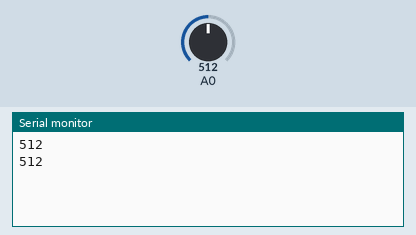
The sketch below on a simulated Arduino Uno, built with avr-gcc and run on an emulated ATmega328P. Shown: the last lines printed to the serial monitor. Inputs (shaded band) come from the test bench; at power-on: A0 = 512.

Above: at 1.8 s.
1.9 s: A0 set to 716
At 2.6 s:
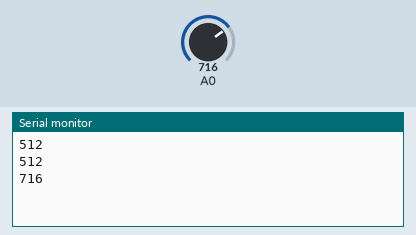
3.4 s: A0 set to 900
At 4.8 s:
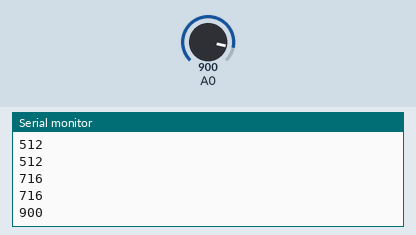
Timing chart, 0 to 6.4 s (numbered marks = the images above; inputs shaded):
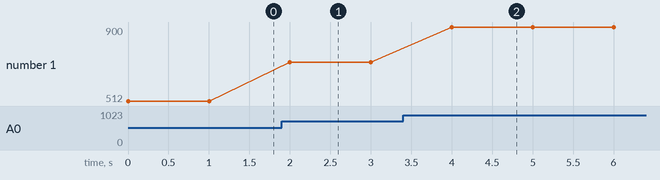

Measured:
- after the input at 1.9 s, the serial monitor: prints a new line after 0.10 s (image 1)
- after the input at 3.4 s, the serial monitor: prints a new line after 0.60 s (image 2)
- plotted number 1: 512 → 716 after the input at 1.9 s, 716 → 900 after the input at 3.4 s

The sketch:

hv.ino
```cpp
void setup() {
  // put your setup code here, to run once:
  //初始化
   Serial.begin(115200);

}
//A0-->AO
void loop() {
  // put your main code here, to run repeatedly:
   //读取A0口的值
   int sensorValue = analogRead(A0);

   //输出  "lux"
  Serial.println(sensorValue );
   delay(1000);
}
```
